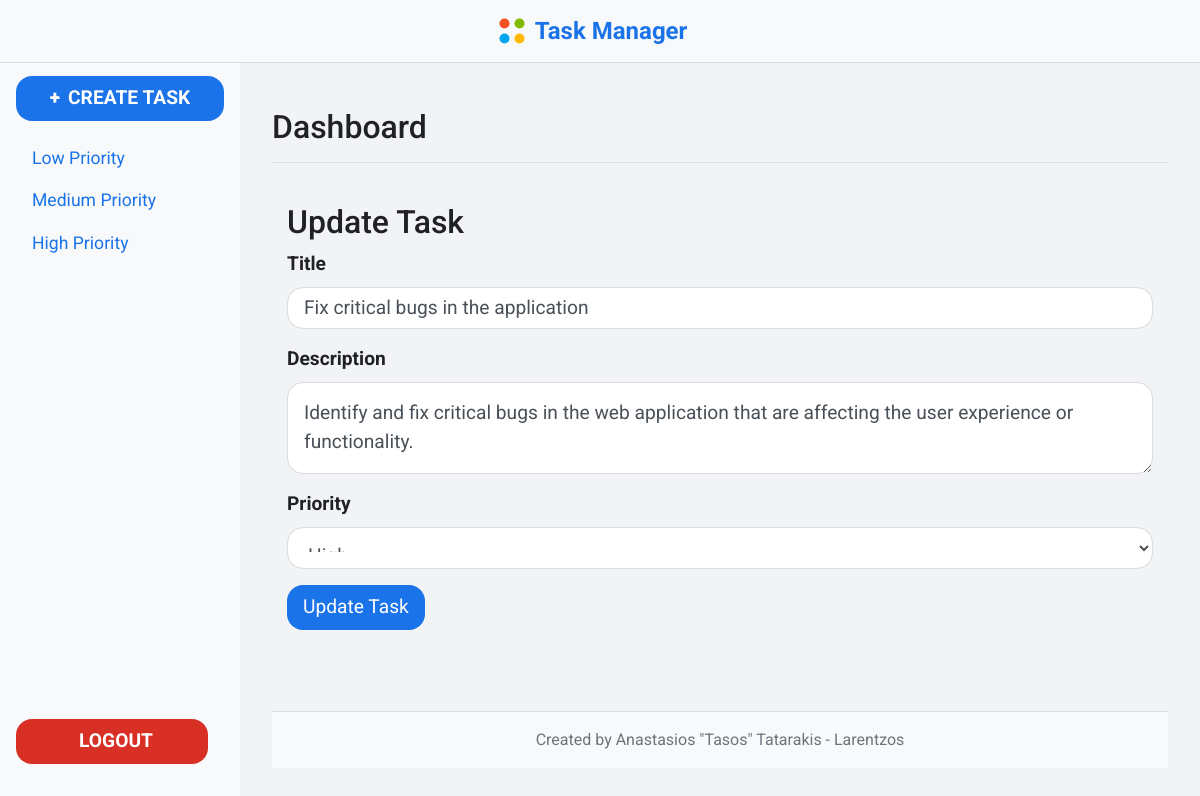
The app's page /update_task/4 (signed in) with its own data.
### models/task.py (models this page shows, shortened)
class Task(db.Model):
    id = db.Column(db.Integer, primary_key=True)
    title = db.Column(db.String(100), nullable=False)
    description = db.Column(db.Text, nullable=False)
    priority = db.Column(db.String(10), nullable=False)
    user_id = db.Column(db.Integer, db.ForeignKey('user.id'), nullable=False)
    completed = db.Column(db.Boolean, default=False, nullable=False)
    owner = db.relationship('User', backref=db.backref('tasks', lazy=True))

### routes/task_routes.py (the view)
@task_routes.route('/update_task/<int:task_id>', methods=['GET', 'POST'])
@login_required
def update_task(task_id):
    task = Task.query.get_or_404(task_id)
    if task.owner != current_user:
        return redirect(url_for('task.tasks'))
    form = TaskForm()
    if form.validate_on_submit():
        task.title = form.title.data
        task.description = form.description.data
        task.priority = form.priority.data
        db.session.commit()
        flash('Task updated!', 'success')
        return redirect(url_for('task.tasks'))
    elif request.method == 'GET':
        form.title.data = task.title
        form.description.data = task.description
        form.priority.data = task.priority
    return render_template('update_task.html', form=form)

### forms/task_forms.py
class TaskForm(FlaskForm):
    title = StringField('Title', validators=[DataRequired()])
    description = TextAreaField('Description')
    priority = SelectField('Priority', choices=[('Low', 'Low'), ('Normal', 'Normal'), ('High', 'High')], validators=[DataRequired()])
    submit = SubmitField('Create Task')

### app.py (called while the page is built)
@login_manager.user_loader
def load_user(user_id):
    return User.query.get(int(user_id))

### templates/update_task.html (shortened to what this page needs)
{% extends "base.html" %} {% block content %}
<div class="container mt-4">
  <h2>Update Task</h2>
  <form method="POST">
    <div class="form-group">
      {{ form.title.label(class="form-label") }} {{
      form.title(class="form-control") }}
    </div>
    <div class="form-group">
      {{ form.description.label(class="form-label") }} {{
      form.description(class="form-control") }}
    </div>
    <div class="form-group">
      {{ form.priority.label(class="form-label") }} {{
      form.priority(class="form-control") }}
    </div>
    <button type="submit" class="btn btn-primary">Update Task</button>
  </form>
</div>
{% endblock %}

### static/CSS/base.css (style rules this page uses)
body { background-color: #f1f3f4; font-family: "Roboto", sans-serif; color: #202124; margin: 0; padding: 0; display: flex; flex-direction: column; min-height: 100vh; }

### static/CSS/main_content.css (style rules this page uses)
body { background-color: #f1f3f4; font-family: "Roboto", sans-serif; color: #202124; margin: 0; padding: 0; display: flex; flex-direction: column; min-height: 100vh; }
.form-label { font-size: 1.2rem; font-weight: bold; }
.form-control { font-size: 1.2rem; padding: 1rem; border-radius: 1rem; border: 1px solid #dadce0; }
.btn { font-size: 1.2rem; padding: 0.5rem 1rem; border-radius: 1rem; transition: background-color 0.3s ease; }
.btn-primary { background-color: #1a73e8; border: none; }

### records on screen
Task: title "Fix critical bugs in the application", description "Identify and fix critical bugs in the web application that are affecting the user experience or functionality.", priority "High"
